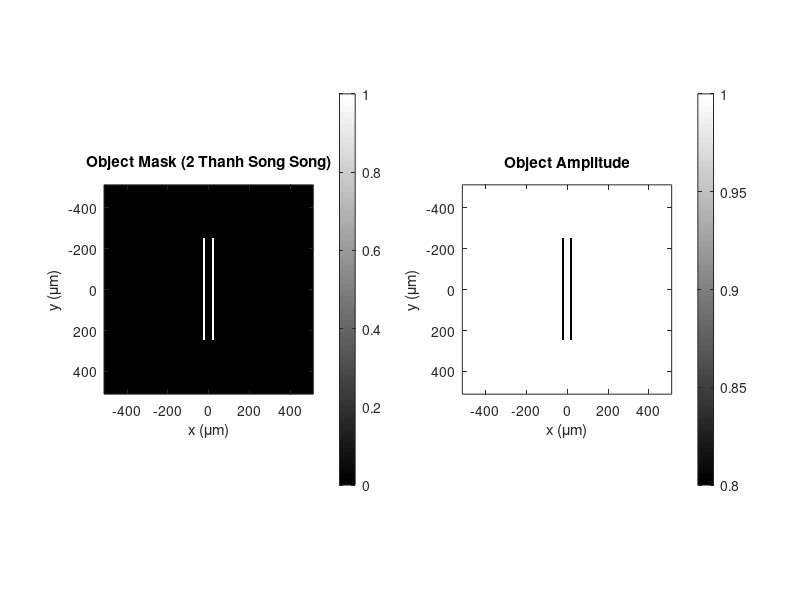

Source code (MATLAB): (Note: this script raises an error after producing the figure.)
%%%%%%%%%%%%%%%%%%%%%%%%%%%%%%%%%%%%%%%%%%%%%%%%%%%%%%%%%%%%%%%%%%%%%%%%%%%
% SO SÁNH INLINE DIGITAL HOLOGRAPHY: SINGLE-WAVELENGTH LASER VS. SLD
% OBJECT: DOUBLE SLITS (2 THANH SONG SONG) - CHUẨN ĐƠN VỊ SI (m)
%%%%%%%%%%%%%%%%%%%%%%%%%%%%%%%%%%%%%%%%%%%%%%%%%%%%%%%%%%%%%%%%%%%%%%%%%%%

clc; clear; close all;

%% 1. SYSTEM PARAMETERS (Đơn vị chuẩn: mét - m)

% Bước sóng trung tâm & thông số phổ SLD
lambda_c   = 405e-9;       % 405 nm (Bước sóng của Laser & tâm phổ SLD)
bandwidth  = 40e-9;         % 4 nm FWHM (Băng thông SLD)
num_lambda = 100;

% Lấy mẫu bước sóng (Mở rộng dải lấy mẫu phổ +- 1.5*FWHM để bao phủ đủ đuôi Gaussian)
span    = 3 * bandwidth;
lambda  = linspace(lambda_c - span/2, lambda_c + span/2, num_lambda);
S       = exp(-4 * log(2) * ((lambda - lambda_c) / bandwidth).^2);
weights = S / sum(S);

% Cảm biến (Sensor)
N    = 512;
dx   = 2e-6;               % Kích thước pixel: 2 um
area = dx * N;             % Kích thước vùng cảm biến: 1.024 mm
x_axis_um = ((1:N) - N/2 - 1) * dx * 1e6; % Trục tọa độ X (đơn vị: um)

% Khoảng cách truyền sóng
z1 = 1.5e-3;               % 1.5 mm
z2 = 2.0e-3;               % 2.0 mm
dz = z2 - z1;              % 0.5 mm

%% 2. OBJECT: 2 THANH CÁCH NHAU (DOUBLE SLITS)

slit_width  = 10e-6;       % Độ rộng mỗi thanh: 10 um
slit_length = 0.5e-3;      % Chiều dài mỗi thanh: 0.5 mm
slit_gap    = 30e-6;       % Khoảng cách mép trong giữa 2 thanh: 30 um

slit_w_px   = max(1, round(slit_width / dx));
slit_l_px   = max(1, round(slit_length / dx));
gap_px      = round(slit_gap / dx);

object = zeros(N, N);
cx = round(N/2);
cy = round(N/2);

% Tọa độ theo trục Y (chiều dài)
y1 = cy - floor(slit_l_px/2);
y2 = y1 + slit_l_px - 1;

% Thanh bên trái (Left bar)
x1_left = cx - floor(gap_px/2) - slit_w_px;
x2_left = x1_left + slit_w_px - 1;

% Thanh bên phải (Right bar)
x1_right = cx + ceil(gap_px/2);
x2_right = x1_right + slit_w_px - 1;

object(y1:y2, x1_left:x2_left)   = 1;
object(y1:y2, x1_right:x2_right) = 1;

% Hàm truyền qua phức của vật
am = 1 - 0.2 * object;     % Nền = 1.0, Vật = 0.8
ph = 1.0 * object;         % Nền = 0 rad, Vật = 1.0 rad
t  = am .* exp(1i * ph);  

figure('Name', 'Double Slits Object', 'Position', [50, 500, 800, 350]);
subplot(1, 2, 1); 
imagesc(x_axis_um, x_axis_um, object); axis image; colormap gray; colorbar;
title('Object Mask (2 Thanh Song Song)'); xlabel('x (\mum)'); ylabel('y (\mum)');

subplot(1, 2, 2); 
imagesc(x_axis_um, x_axis_um, am); axis image; colormap gray; colorbar;
title('Object Amplitude'); xlabel('x (\mum)'); ylabel('y (\mum)');

%% 3A. TÍNH HOLOGRAM CHO SINGLE-WAVELENGTH LASER

disp('Calculating Single-Wavelength Laser holograms...');

prop_laser_z1 = Propagator(N, lambda_c, area, z1);
prop_laser_z2 = Propagator(N, lambda_c, area, z2);

field_laser_z1 = IFT2Dc(FT2Dc(t) .* prop_laser_z1);
field_laser_z2 = IFT2Dc(FT2Dc(t) .* prop_laser_z2);

holo_laser_1 = abs(field_laser_z1).^2;
holo_laser_2 = abs(field_laser_z2).^2;

%% 3B. TÍNH HOLOGRAM CHO SLD (SPECTRAL SUPERPOSITION)

disp('Calculating SLD holograms...');

I1_total = zeros(N, N);
I2_total = zeros(N, N);

for j = 1:num_lambda
    lambda_j = lambda(j);

    prop_z1 = Propagator(N, lambda_j, area, z1);
    prop_z2 = Propagator(N, lambda_j, area, z2);

    field_z1 = IFT2Dc(FT2Dc(t) .* prop_z1);
    field_z2 = IFT2Dc(FT2Dc(t) .* prop_z2);

    I1_total = I1_total + weights(j) * (abs(field_z1).^2);
    I2_total = I2_total + weights(j) * (abs(field_z2).^2);
end

holo_sld_1 = I1_total;
holo_sld_2 = I2_total;

%% 4. SO SÁNH ẢNH HOLOGRAM 2D (LASER VS. SLD)

figure('Name', 'Hologram Comparison: Laser vs SLD', 'Position', [100, 100, 900, 750]);

% Hàng 1: Tại mặt phẳng z1 = 1.5 mm
subplot(2, 2, 1);
imagesc(x_axis_um, x_axis_um, holo_laser_1); axis image; colormap gray; colorbar;
title(sprintf('Laser Hologram (z1 = %.1f mm)', z1*1e3));
xlabel('x (\mum)'); ylabel('y (\mum)');

subplot(2, 2, 2);
imagesc(x_axis_um, x_axis_um, holo_sld_1); axis image; colormap gray; colorbar;
title(sprintf('SLD Hologram (z1 = %.1f mm)', z1*1e3));
xlabel('x (\mum)'); ylabel('y (\mum)');

% Hàng 2: Tại mặt phẳng z2 = 2.0 mm
subplot(2, 2, 3);
imagesc(x_axis_um, x_axis_um, holo_laser_2); axis image; colormap gray; colorbar;
title(sprintf('Laser Hologram (z2 = %.1f mm)', z2*1e3));
xlabel('x (\mum)'); ylabel('y (\mum)');

subplot(2, 2, 4);
imagesc(x_axis_um, x_axis_um, holo_sld_2); axis image; colormap gray; colorbar;
title(sprintf('SLD Hologram (z2 = %.1f mm)', z2*1e3));
xlabel('x (\mum)'); ylabel('y (\mum)');

%% 5. SO SÁNH MẶT CẮT NGANG HOLOGRAM (1D CROSS-SECTION TẠI Y = 0)

profile_laser_1 = holo_laser_1(cy, :);
profile_sld_1   = holo_sld_1(cy, :);

profile_laser_2 = holo_laser_2(cy, :);
profile_sld_2   = holo_sld_2(cy, :);

figure('Name', 'Hologram Cross-Section Comparison', 'Position', [150, 150, 1000, 600]);

% Mặt cắt ngang tại z1
subplot(2, 1, 1);
plot(x_axis_um, profile_laser_1, 'b-', 'LineWidth', 1.2); hold on;
plot(x_axis_um, profile_sld_1, 'r--', 'LineWidth', 1.5);
title(sprintf('Mặt cắt ngang Hologram tại z1 = %.1f mm (y = 0)', z1*1e3));
xlabel('Vị trí ngang x (\mum)');
ylabel('Cường độ sáng (Intensity)');
legend('Single-Wavelength Laser (405 nm)', 'SLD (FWHM = 4 nm)', 'Location', 'best');
xlim([-350, 350]); grid on;

% Mặt cắt ngang tại z2
subplot(2, 1, 2);
plot(x_axis_um, profile_laser_2, 'b-', 'LineWidth', 1.2); hold on;
plot(x_axis_um, profile_sld_2, 'r--', 'LineWidth', 1.5);
title(sprintf('Mặt cắt ngang Hologram tại z2 = %.1f mm (y = 0)', z2*1e3));
xlabel('Vị trí ngang x (\mum)');
ylabel('Cường độ sáng (Intensity)');
legend('Single-Wavelength Laser (405 nm)', 'SLD (FWHM = 4 nm)', 'Location', 'best');
xlim([-350, 350]); grid on;

%% 6. MULTI-PLANE PHASE RETRIEVAL (SO SÁNH TÁI TẠO LASER VS. SLD)

Iterations = 300; % Chạy 300 vòng lặp để so sánh nhanh kết quả tái tạo

rec_laser = RunPhaseRetrieval(sqrt(holo_laser_1), sqrt(holo_laser_2), N, lambda_c, area, z1, dz, Iterations);
rec_sld   = RunPhaseRetrieval(sqrt(holo_sld_1),   sqrt(holo_sld_2),   N, lambda_c, area, z1, dz, Iterations);

figure('Name', 'Phase Retrieval Comparison: Laser vs SLD', 'Position', [200, 100, 950, 700]);

subplot(2, 2, 1);
imagesc(x_axis_um, x_axis_um, abs(rec_laser)); axis image; colormap gray; colorbar;
title('Laser - Reconstructed Amplitude'); xlabel('x (\mum)'); ylabel('y (\mum)');

subplot(2, 2, 2);
imagesc(x_axis_um, x_axis_um, angle(rec_laser)); axis image; colormap gray; colorbar;
title('Laser - Reconstructed Phase (rad)'); xlabel('x (\mum)'); ylabel('y (\mum)');

subplot(2, 2, 3);
imagesc(x_axis_um, x_axis_um, abs(rec_sld)); axis image; colormap gray; colorbar;
title('SLD - Reconstructed Amplitude'); xlabel('x (\mum)'); ylabel('y (\mum)');

subplot(2, 2, 4);
imagesc(x_axis_um, x_axis_um, angle(rec_sld)); axis image; colormap gray; colorbar;
title('SLD - Reconstructed Phase (rad)'); xlabel('x (\mum)'); ylabel('y (\mum)');

%% 7. HELPER FUNCTIONS

function u_obj_rec = RunPhaseRetrieval(amp1, amp2, N, lambda_c, area, z1, dz, Iterations)
    prop_dz       = Propagator(N, lambda_c, area, dz);
    prop_minus_dz = Propagator(N, lambda_c, area, -dz);
    prop_minus_z1 = Propagator(N, lambda_c, area, -z1);

    u1 = amp1;
    for iter = 1:Iterations
        u2_sim = IFT2Dc(FT2Dc(u1) .* prop_dz);
        u2     = amp2 .* exp(1i * angle(u2_sim));
        u1_sim = IFT2Dc(FT2Dc(u2) .* prop_minus_dz);
        u1     = amp1 .* exp(1i * angle(u1_sim));
    end
    u_obj_rec = IFT2Dc(FT2Dc(u1) .* prop_minus_z1);
end

function p = Propagator(N, lambda, area, z)
    [X, Y] = meshgrid(1:N, 1:N);
    alpha = lambda * (Y - N/2 - 1) / area;
    beta  = lambda * (X - N/2 - 1) / area;

    mask = (alpha.^2 + beta.^2) <= 1;
    p = zeros(N, N);
    p(mask) = exp(2 * pi * 1i * z .* sqrt(1 - alpha(mask).^2 - beta(mask).^2) / lambda);
end

function out = FT2Dc(in)
    [Nx, Ny] = size(in);
    f1 = ((-1).^(1:Nx).') * ((-1).^(1:Ny));
    out = f1 .* fft2(f1 .* in);
end

function out = IFT2Dc(in)
    [Nx, Ny] = size(in);
    f1 = ((-1).^(1:Nx).') * ((-1).^(1:Ny));
    out = f1 .* ifft2(f1 .* in);
end
